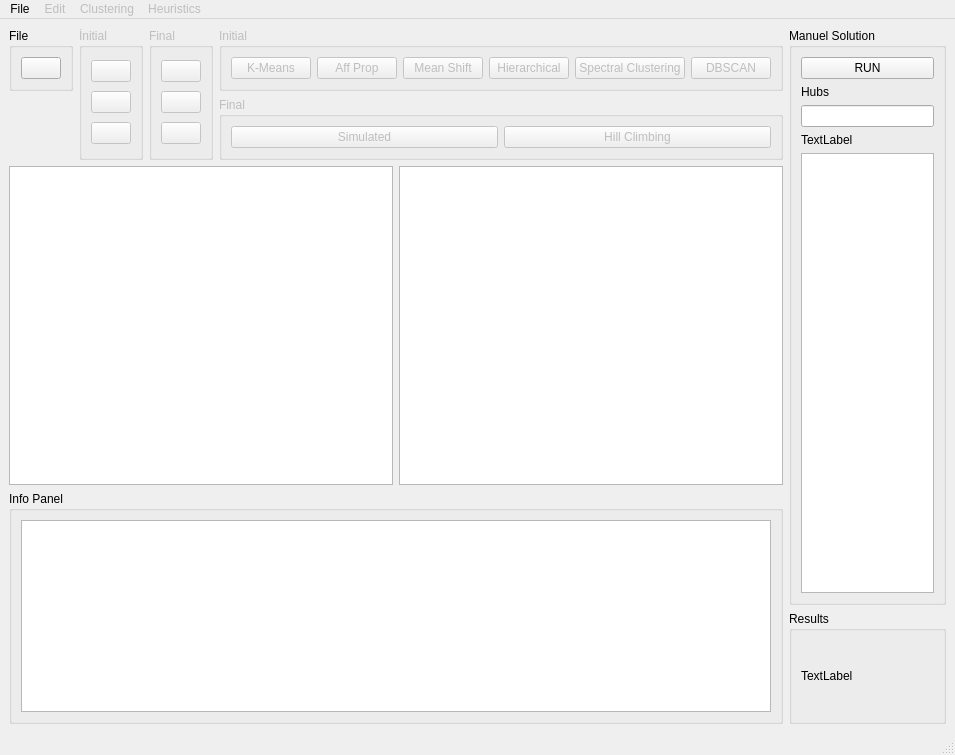
<?xml version="1.0" encoding="UTF-8"?>
<ui version="4.0">
 <class>MainWindow</class>
 <widget class="QMainWindow" name="MainWindow">
  <property name="enabled">
   <bool>true</bool>
  </property>
  <property name="geometry">
   <rect>
    <x>0</x>
    <y>0</y>
    <width>955</width>
    <height>755</height>
   </rect>
  </property>
  <property name="windowTitle">
   <string>MainWindow</string>
  </property>
  <property name="windowIcon">
   <iconset>
    <normaloff>icons/JPEG siyahTurkce.jpg</normaloff>icons/JPEG siyahTurkce.jpg</iconset>
  </property>
  <property name="styleSheet">
   <string notr="true"/>
  </property>
  <widget class="QWidget" name="centralwidget">
   <layout class="QGridLayout" name="gridLayout_5">
    <item row="2" column="1">
     <widget class="QGroupBox" name="groupBox_7">
      <property name="statusTip">
       <string>Results</string>
      </property>
      <property name="title">
       <string>Results</string>
      </property>
      <layout class="QGridLayout" name="gridLayout_6">
       <item row="0" column="0">
        <widget class="QLabel" name="L_Output">
         <property name="text">
          <string>TextLabel</string>
         </property>
        </widget>
       </item>
      </layout>
     </widget>
    </item>
    <item row="0" column="0">
     <layout class="QGridLayout" name="gridLayout_2">
      <item row="0" column="3">
       <widget class="QGroupBox" name="groupBox_2">
        <property name="enabled">
         <bool>false</bool>
        </property>
        <property name="statusTip">
         <string>Initial</string>
        </property>
        <property name="title">
         <string>Initial</string>
        </property>
        <layout class="QHBoxLayout" name="horizontalLayout_2">
         <item>
          <widget class="QPushButton" name="B_Kmeans">
           <property name="enabled">
            <bool>false</bool>
           </property>
           <property name="text">
            <string>K-Means</string>
           </property>
          </widget>
         </item>
         <item>
          <widget class="QPushButton" name="B_AffProp">
           <property name="text">
            <string>Aff Prop</string>
           </property>
          </widget>
         </item>
         <item>
          <widget class="QPushButton" name="B_MeanShift">
           <property name="text">
            <string>Mean Shift</string>
           </property>
          </widget>
         </item>
         <item>
          <widget class="QPushButton" name="B_Hierarcial">
           <property name="text">
            <string>Hierarchical</string>
           </property>
          </widget>
         </item>
         <item>
          <widget class="QPushButton" name="B_SpectralC">
           <property name="text">
            <string>Spectral Clustering</string>
           </property>
          </widget>
         </item>
         <item>
          <widget class="QPushButton" name="B_Dbscan">
           <property name="text">
            <string>DBSCAN</string>
           </property>
          </widget>
         </item>
        </layout>
       </widget>
      </item>
      <item row="2" column="0" colspan="4">
       <layout class="QHBoxLayout" name="horizontalLayout">
        <item>
         <widget class="QGraphicsView" name="G_Initial">
          <property name="autoFillBackground">
           <bool>false</bool>
          </property>
         </widget>
        </item>
        <item>
         <widget class="QGraphicsView" name="G_Final"/>
        </item>
       </layout>
      </item>
      <item row="0" column="2" rowspan="2">
       <widget class="QGroupBox" name="groupBox_4">
        <property name="enabled">
         <bool>false</bool>
        </property>
        <property name="statusTip">
         <string>Final</string>
        </property>
        <property name="title">
         <string>Final</string>
        </property>
        <layout class="QGridLayout" name="gridLayout_4">
         <item row="3" column="0">
          <widget class="QPushButton" name="B_Export_Final">
           <property name="text">
            <string/>
           </property>
           <property name="icon">
            <iconset>
             <normaloff>icons/173-1733262_insulating-an-existing-house-export-pdf-icon.png</normaloff>icons/173-1733262_insulating-an-existing-house-export-pdf-icon.png</iconset>
           </property>
          </widget>
         </item>
         <item row="0" column="0">
          <widget class="QPushButton" name="B_Save_final">
           <property name="text">
            <string/>
           </property>
           <property name="icon">
            <iconset>
             <normaloff>icons/Paomedia-Small-N-Flat-Floppy.ico</normaloff>icons/Paomedia-Small-N-Flat-Floppy.ico</iconset>
           </property>
          </widget>
         </item>
         <item row="1" column="0">
          <widget class="QPushButton" name="B_Clear_Final">
           <property name="text">
            <string/>
           </property>
           <property name="icon">
            <iconset>
             <normaloff>icons/Awicons-Vista-Artistic-Delete.ico</normaloff>icons/Awicons-Vista-Artistic-Delete.ico</iconset>
           </property>
          </widget>
         </item>
        </layout>
       </widget>
      </item>
      <item row="0" column="0">
       <widget class="QGroupBox" name="groupBox">
        <property name="statusTip">
         <string>File</string>
        </property>
        <property name="title">
         <string>File</string>
        </property>
        <layout class="QVBoxLayout" name="verticalLayout_2">
         <item>
          <widget class="QPushButton" name="B_Open">
           <property name="statusTip">
            <string>Open</string>
           </property>
           <property name="text">
            <string/>
           </property>
           <property name="icon">
            <iconset>
             <normaloff>icons/Avosoft-Warm-Toolbar-Folder-open.ico</normaloff>icons/Avosoft-Warm-Toolbar-Folder-open.ico</iconset>
           </property>
          </widget>
         </item>
        </layout>
       </widget>
      </item>
      <item row="1" column="3">
       <widget class="QGroupBox" name="groupBox_3">
        <property name="enabled">
         <bool>false</bool>
        </property>
        <property name="statusTip">
         <string>Final</string>
        </property>
        <property name="title">
         <string>Final</string>
        </property>
        <layout class="QHBoxLayout" name="horizontalLayout_3">
         <item>
          <widget class="QPushButton" name="B_simulated">
           <property name="text">
            <string>Simulated</string>
           </property>
          </widget>
         </item>
         <item>
          <widget class="QPushButton" name="B_hillclimbing">
           <property name="text">
            <string>Hill Climbing</string>
           </property>
          </widget>
         </item>
        </layout>
       </widget>
      </item>
      <item row="0" column="1" rowspan="2">
       <widget class="QGroupBox" name="groupBox_5">
        <property name="enabled">
         <bool>false</bool>
        </property>
        <property name="statusTip">
         <string>Initial</string>
        </property>
        <property name="title">
         <string>İnitial</string>
        </property>
        <layout class="QVBoxLayout" name="verticalLayout">
         <item>
          <widget class="QPushButton" name="B_Save_initial">
           <property name="text">
            <string/>
           </property>
           <property name="icon">
            <iconset>
             <normaloff>icons/Paomedia-Small-N-Flat-Floppy.ico</normaloff>icons/Paomedia-Small-N-Flat-Floppy.ico</iconset>
           </property>
          </widget>
         </item>
         <item>
          <widget class="QPushButton" name="B_Clear_inital">
           <property name="text">
            <string/>
           </property>
           <property name="icon">
            <iconset>
             <normaloff>icons/Awicons-Vista-Artistic-Delete.ico</normaloff>icons/Awicons-Vista-Artistic-Delete.ico</iconset>
           </property>
          </widget>
         </item>
         <item>
          <widget class="QPushButton" name="B_Export_initial">
           <property name="enabled">
            <bool>false</bool>
           </property>
           <property name="text">
            <string/>
           </property>
           <property name="icon">
            <iconset>
             <normaloff>icons/173-1733262_insulating-an-existing-house-export-pdf-icon.png</normaloff>icons/173-1733262_insulating-an-existing-house-export-pdf-icon.png</iconset>
           </property>
          </widget>
         </item>
        </layout>
       </widget>
      </item>
     </layout>
    </item>
    <item row="0" column="1" rowspan="2">
     <widget class="QGroupBox" name="groupBox_8">
      <property name="statusTip">
       <string>Manuel Solution</string>
      </property>
      <property name="title">
       <string>Manuel Solution</string>
      </property>
      <layout class="QGridLayout" name="gridLayout_3">
       <item row="4" column="0">
        <widget class="QTextEdit" name="T_Points"/>
       </item>
       <item row="2" column="0">
        <widget class="QLineEdit" name="L_Clusters"/>
       </item>
       <item row="1" column="0">
        <widget class="QLabel" name="label_2">
         <property name="text">
          <string>Hubs</string>
         </property>
        </widget>
       </item>
       <item row="0" column="0">
        <widget class="QPushButton" name="B_run">
         <property name="text">
          <string>RUN</string>
         </property>
        </widget>
       </item>
       <item row="3" column="0">
        <widget class="QLabel" name="label_3">
         <property name="text">
          <string>TextLabel</string>
         </property>
        </widget>
       </item>
      </layout>
     </widget>
    </item>
    <item row="1" column="0" rowspan="2">
     <widget class="QGroupBox" name="groupBox_6">
      <property name="statusTip">
       <string>Info Panel</string>
      </property>
      <property name="title">
       <string>Info Panel</string>
      </property>
      <layout class="QGridLayout" name="gridLayout">
       <item row="0" column="0">
        <widget class="QTextBrowser" name="T_Output">
         <property name="autoFillBackground">
          <bool>false</bool>
         </property>
        </widget>
       </item>
      </layout>
     </widget>
    </item>
   </layout>
  </widget>
  <widget class="QMenuBar" name="menubar">
   <property name="geometry">
    <rect>
     <x>0</x>
     <y>0</y>
     <width>955</width>
     <height>22</height>
    </rect>
   </property>
   <widget class="QMenu" name="menuFile">
    <property name="title">
     <string>File</string>
    </property>
    <widget class="QMenu" name="menuExport_As">
     <property name="title">
      <string>Export As</string>
     </property>
     <addaction name="actionExportInitialSolution"/>
     <addaction name="actionExportFinal_Solution"/>
    </widget>
    <addaction name="actionOpen_File"/>
    <addaction name="separator"/>
    <addaction name="actionSave_Initial_Soultion"/>
    <addaction name="actionSave_Final_Solution"/>
    <addaction name="separator"/>
    <addaction name="menuExport_As"/>
    <addaction name="separator"/>
    <addaction name="actionExit"/>
   </widget>
   <widget class="QMenu" name="menuEdit">
    <property name="enabled">
     <bool>false</bool>
    </property>
    <property name="title">
     <string>Edit</string>
    </property>
    <widget class="QMenu" name="menuClear">
     <property name="title">
      <string>Clear</string>
     </property>
     <addaction name="actionClearInitial_Solution"/>
     <addaction name="actionClearFinal_Solution"/>
    </widget>
    <addaction name="menuClear"/>
    <addaction name="separator"/>
    <addaction name="actionUndo"/>
    <addaction name="actionRedo"/>
   </widget>
   <widget class="QMenu" name="menuClustering">
    <property name="enabled">
     <bool>false</bool>
    </property>
    <property name="title">
     <string>Clustering</string>
    </property>
    <addaction name="actionK_Means"/>
    <addaction name="actionAffinity_Propagation"/>
    <addaction name="actionMean_shift"/>
    <addaction name="actionSpectral_Clustering"/>
    <addaction name="actionHierarchical_Clustering"/>
    <addaction name="actionDBSCAN"/>
   </widget>
   <widget class="QMenu" name="menuHeuristics">
    <property name="enabled">
     <bool>false</bool>
    </property>
    <property name="title">
     <string>Heuristics</string>
    </property>
    <addaction name="actionHill_Climbing"/>
    <addaction name="actionSimulated_Anneling"/>
   </widget>
   <addaction name="menuFile"/>
   <addaction name="menuEdit"/>
   <addaction name="menuClustering"/>
   <addaction name="menuHeuristics"/>
  </widget>
  <widget class="QStatusBar" name="statusbar"/>
  <action name="actionK_Means">
   <property name="enabled">
    <bool>true</bool>
   </property>
   <property name="text">
    <string>K-Means</string>
   </property>
   <property name="shortcut">
    <string>Ctrl++</string>
   </property>
  </action>
  <action name="actionAffinity_Propagation">
   <property name="text">
    <string>Affinity Propagation</string>
   </property>
   <property name="shortcut">
    <string>Ctrl+-</string>
   </property>
  </action>
  <action name="actionMean_shift">
   <property name="text">
    <string>Mean-shift</string>
   </property>
  </action>
  <action name="actionSpectral_Clustering">
   <property name="text">
    <string>Spectral Clustering</string>
   </property>
  </action>
  <action name="actionHierarchical_Clustering">
   <property name="text">
    <string>Hierarchical Clustering</string>
   </property>
  </action>
  <action name="actionDBSCAN">
   <property name="text">
    <string>DBSCAN</string>
   </property>
  </action>
  <action name="actionOpen_File">
   <property name="text">
    <string>Open Data</string>
   </property>
   <property name="shortcut">
    <string>Ctrl+D</string>
   </property>
  </action>
  <action name="actionSave_Initial_Soultion">
   <property name="enabled">
    <bool>false</bool>
   </property>
   <property name="text">
    <string>Save Initial Soultion</string>
   </property>
   <property name="shortcut">
    <string>Ctrl+S</string>
   </property>
  </action>
  <action name="actionSave_Final_Solution">
   <property name="enabled">
    <bool>false</bool>
   </property>
   <property name="text">
    <string>Save Final Solution</string>
   </property>
  </action>
  <action name="actionExit">
   <property name="text">
    <string>Exit</string>
   </property>
   <property name="shortcut">
    <string>Shift+F4</string>
   </property>
  </action>
  <action name="actionClearInitial_Solution">
   <property name="text">
    <string>Initial Solution</string>
   </property>
  </action>
  <action name="actionClearFinal_Solution">
   <property name="text">
    <string>Final Solution</string>
   </property>
  </action>
  <action name="actionUndo">
   <property name="text">
    <string>Undo</string>
   </property>
  </action>
  <action name="actionRedo">
   <property name="text">
    <string>Redo</string>
   </property>
  </action>
  <action name="actionHill_Climbing">
   <property name="enabled">
    <bool>true</bool>
   </property>
   <property name="text">
    <string>Hill Climbing</string>
   </property>
  </action>
  <action name="actionSimulated_Anneling">
   <property name="text">
    <string>Simulated Anneling</string>
   </property>
  </action>
  <action name="actionExportInitialSolution">
   <property name="enabled">
    <bool>false</bool>
   </property>
   <property name="text">
    <string>InitialSolution</string>
   </property>
  </action>
  <action name="actionExportFinal_Solution">
   <property name="enabled">
    <bool>false</bool>
   </property>
   <property name="text">
    <string>Final Solution</string>
   </property>
  </action>
 </widget>
 <resources/>
 <connections>
  <connection>
   <sender>actionExit</sender>
   <signal>triggered()</signal>
   <receiver>MainWindow</receiver>
   <slot>close()</slot>
   <hints>
    <hint type="sourcelabel">
     <x>-1</x>
     <y>-1</y>
    </hint>
    <hint type="destinationlabel">
     <x>519</x>
     <y>356</y>
    </hint>
   </hints>
  </connection>
  <connection>
   <sender>actionOpen_File</sender>
   <signal>triggered()</signal>
   <receiver>B_Open</receiver>
   <slot>click()</slot>
   <hints>
    <hint type="sourcelabel">
     <x>-1</x>
     <y>-1</y>
    </hint>
    <hint type="destinationlabel">
     <x>33</x>
     <y>69</y>
    </hint>
   </hints>
  </connection>
  <connection>
   <sender>actionAffinity_Propagation</sender>
   <signal>triggered()</signal>
   <receiver>B_AffProp</receiver>
   <slot>click()</slot>
   <hints>
    <hint type="sourcelabel">
     <x>-1</x>
     <y>-1</y>
    </hint>
    <hint type="destinationlabel">
     <x>305</x>
     <y>69</y>
    </hint>
   </hints>
  </connection>
  <connection>
   <sender>actionDBSCAN</sender>
   <signal>triggered()</signal>
   <receiver>B_Dbscan</receiver>
   <slot>click()</slot>
   <hints>
    <hint type="sourcelabel">
     <x>-1</x>
     <y>-1</y>
    </hint>
    <hint type="destinationlabel">
     <x>662</x>
     <y>69</y>
    </hint>
   </hints>
  </connection>
  <connection>
   <sender>actionExportFinal_Solution</sender>
   <signal>triggered()</signal>
   <receiver>B_Export_Final</receiver>
   <slot>click()</slot>
   <hints>
    <hint type="sourcelabel">
     <x>-1</x>
     <y>-1</y>
    </hint>
    <hint type="destinationlabel">
     <x>144</x>
     <y>132</y>
    </hint>
   </hints>
  </connection>
  <connection>
   <sender>actionExportInitialSolution</sender>
   <signal>triggered()</signal>
   <receiver>B_Export_initial</receiver>
   <slot>click()</slot>
   <hints>
    <hint type="sourcelabel">
     <x>-1</x>
     <y>-1</y>
    </hint>
    <hint type="destinationlabel">
     <x>87</x>
     <y>132</y>
    </hint>
   </hints>
  </connection>
  <connection>
   <sender>actionSave_Final_Solution</sender>
   <signal>triggered()</signal>
   <receiver>B_Save_final</receiver>
   <slot>click()</slot>
   <hints>
    <hint type="sourcelabel">
     <x>-1</x>
     <y>-1</y>
    </hint>
    <hint type="destinationlabel">
     <x>144</x>
     <y>70</y>
    </hint>
   </hints>
  </connection>
  <connection>
   <sender>actionSave_Initial_Soultion</sender>
   <signal>triggered()</signal>
   <receiver>B_Save_initial</receiver>
   <slot>click()</slot>
   <hints>
    <hint type="sourcelabel">
     <x>-1</x>
     <y>-1</y>
    </hint>
    <hint type="destinationlabel">
     <x>87</x>
     <y>70</y>
    </hint>
   </hints>
  </connection>
  <connection>
   <sender>actionClearFinal_Solution</sender>
   <signal>triggered()</signal>
   <receiver>B_Clear_Final</receiver>
   <slot>click()</slot>
   <hints>
    <hint type="sourcelabel">
     <x>-1</x>
     <y>-1</y>
    </hint>
    <hint type="destinationlabel">
     <x>144</x>
     <y>101</y>
    </hint>
   </hints>
  </connection>
  <connection>
   <sender>actionClearInitial_Solution</sender>
   <signal>triggered()</signal>
   <receiver>B_Clear_inital</receiver>
   <slot>click()</slot>
   <hints>
    <hint type="sourcelabel">
     <x>-1</x>
     <y>-1</y>
    </hint>
    <hint type="destinationlabel">
     <x>87</x>
     <y>101</y>
    </hint>
   </hints>
  </connection>
  <connection>
   <sender>actionK_Means</sender>
   <signal>triggered()</signal>
   <receiver>B_Kmeans</receiver>
   <slot>click()</slot>
   <hints>
    <hint type="sourcelabel">
     <x>-1</x>
     <y>-1</y>
    </hint>
    <hint type="destinationlabel">
     <x>224</x>
     <y>69</y>
    </hint>
   </hints>
  </connection>
  <connection>
   <sender>actionMean_shift</sender>
   <signal>triggered()</signal>
   <receiver>B_MeanShift</receiver>
   <slot>click()</slot>
   <hints>
    <hint type="sourcelabel">
     <x>-1</x>
     <y>-1</y>
    </hint>
    <hint type="destinationlabel">
     <x>386</x>
     <y>69</y>
    </hint>
   </hints>
  </connection>
  <connection>
   <sender>actionSpectral_Clustering</sender>
   <signal>triggered()</signal>
   <receiver>B_SpectralC</receiver>
   <slot>click()</slot>
   <hints>
    <hint type="sourcelabel">
     <x>-1</x>
     <y>-1</y>
    </hint>
    <hint type="destinationlabel">
     <x>564</x>
     <y>69</y>
    </hint>
   </hints>
  </connection>
  <connection>
   <sender>actionHierarchical_Clustering</sender>
   <signal>triggered()</signal>
   <receiver>B_Hierarcial</receiver>
   <slot>click()</slot>
   <hints>
    <hint type="sourcelabel">
     <x>-1</x>
     <y>-1</y>
    </hint>
    <hint type="destinationlabel">
     <x>467</x>
     <y>69</y>
    </hint>
   </hints>
  </connection>
 </connections>
</ui>
